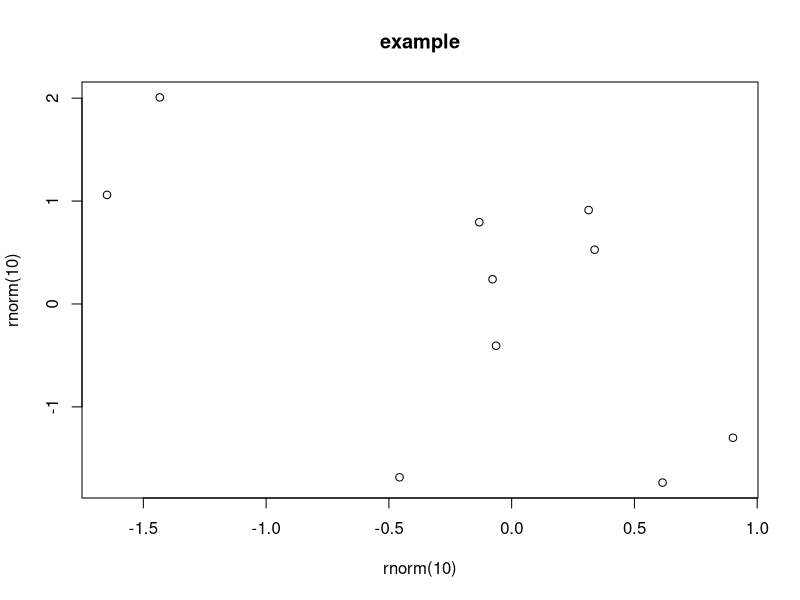
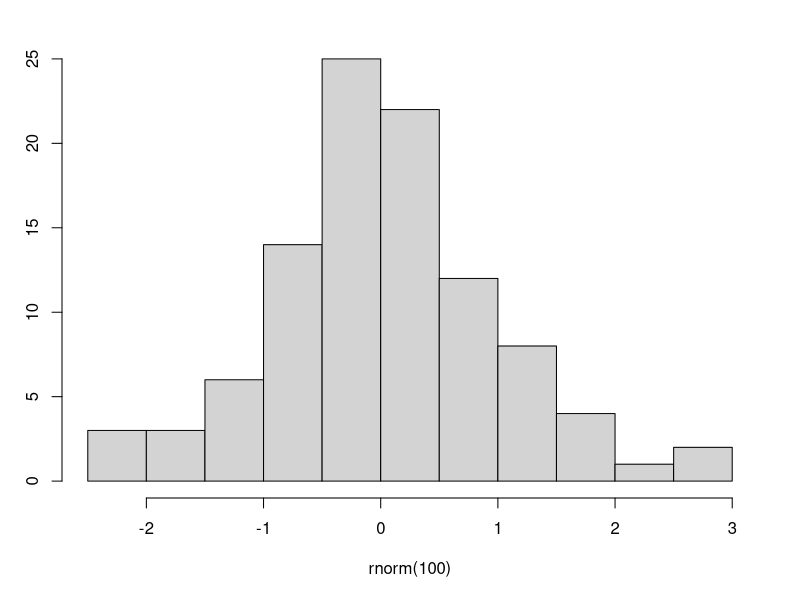
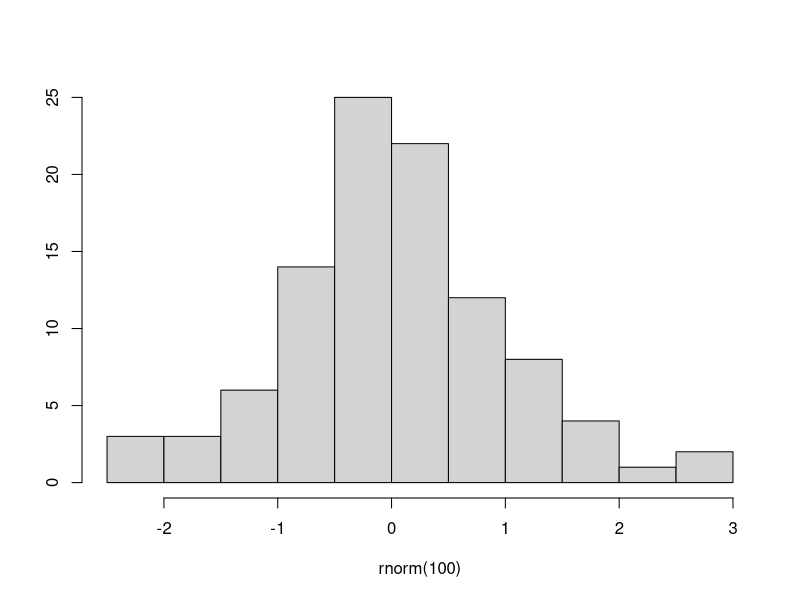

The R script that drew these images, in order: (Note: this script raises an error after producing the figures.)
## basic example
png(file="mygraphic.png",width=400,height=350)
plot(x=rnorm(10),y=rnorm(10),main="example")
dev.off()

## Reduced margins at top and left
set.seed(21721)
png(file="notitle.png",width=400, height=350)
par(mar=c(5,3,2,2)+0.1)
hist(rnorm(100),ylab=NULL,main=NULL)
dev.off()

## Same as above with default margins, for comparison
set.seed(21721)
png(file="notitle-default.png",width=400, height=350)
hist(rnorm(100),ylab=NULL,main=NULL)
dev.off()

png(file="animals45.png",width=400,height=350,res=45)
plot(Animals, log="xy", type="n", main="Animal brain/body size")
text(Animals, lab=row.names(Animals))
dev.off()

png(file="animals72.png",width=400,height=350,res=72)
plot(Animals, log="xy", type="n", main="Animal brain/body size")
text(Animals, lab=row.names(Animals))
dev.off()



require(vcd)
data(CoalMiners) 
l <- oddsratio(CoalMiners)
g <- seq(25, 60, by = 5) 

## graph, with default anti-aliasing (on, on my system)
png(file="coal-antialias-on.png", width=500, height=350)
plot(l, 
     xlab = "Age Group",
     main = "Breathelessness and Wheeze in Coal Miners")
m <- lm(l ~ g + I(g^2)) 
lines(fitted(m), col = "red") 
dev.off()

## this should turn antialiasing off, but doesn't work for me
png(file="coal-antialias-off.png", width=400, height=350, 
  antialias="none")
plot(l, 
     xlab = "Age Group",
     main = "Breathelessness and Wheeze in Coal Miners")
m <- lm(l ~ g + I(g^2)) 
lines(fitted(m), col = "red") 
dev.off()